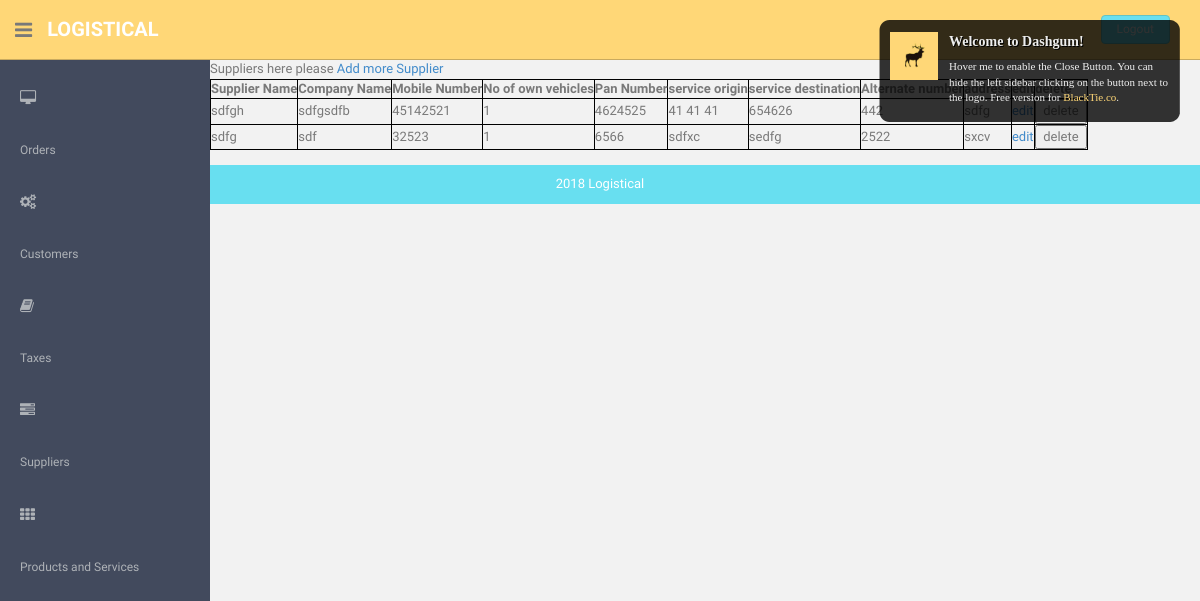
/suppliers/ (signed in), run on an earlier commit of the app's database.
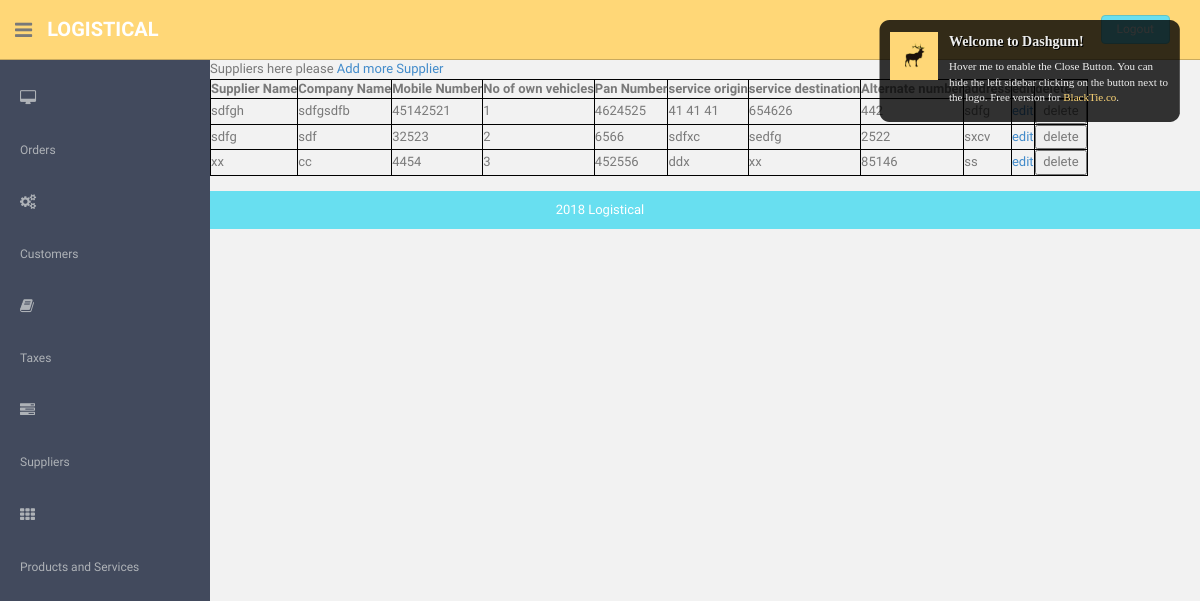
And on a later commit of the database.
### Logistical/models.py (models this page shows)
class Suppliers(models.Model):
    company_name=models.CharField(max_length=256)
    supplier_name=models.CharField(max_length=256)
    pan_number=models.IntegerField()
    mobile_number=models.IntegerField()
    address=models.TextField()
    no_own_vehicles=models.IntegerField(default=1)
    alternate_number=models.IntegerField(default=mobile_number)
    service_origin=models.TextField()
    service_destination=models.TextField()

### Logistical/views.py (the view)
# urls.py: path('suppliers/', views.suppliers,name='suppliers'),
@login_required(login_url='/login')
def suppliers(request):
    supplier=Suppliers.objects.all()
    return (render(request,"suppliers.html",{'supplier':supplier}))

### Logistical/templates/suppliers.html (shortened to what this page needs)
{% extends 'base.html' %}
{% block content %}
Suppliers here please
<a href="suppliers_form/">Add more Supplier</a>
<table style="width: auto">
        <tr>
			<th>Supplier Name</th>
            <th>Company Name</th>
            <th>Mobile Number</th>
            <th>No of own vehicles</th>
			<th>Pan Number</th>
            <th>service origin</th>
            <th>service destination</th>
            <th>Alternate number</th>
            <th>address</th>
            <th>edit</th>
            <th>delete</th>
</tr>
{% for s in supplier %}
                <tr>
				<td>{{ s.supplier_name }}</td>
				<td>{{ s.company_name }}</td>
				<td>{{ s.mobile_number }}</td>
				<td>{{ s.no_own_vehicles }}
				<td>{{ s.pan_number }}</td>
                <td>{{ s.service_origin }}</td>
                <td>{{ s.service_destination }}</td>
                <td>{{ s.alternate_number }}</td>
                <td>{{ s.address }}</td>
                <td><a href="suppliers_form/edit/{{ s.id }}/" >edit</a></td>
                <td><form action="{% url 'customers_delete' %}" method="post">{% csrf_token %}
                 <input type="submit" value="delete">
                      </form>
</td>
</tr>
{% endfor %}
</table>
{% endblock %}

What changed in the data, as far as the page shows it:
changed Suppliers "sdfg": no_own_vehicles "1" → "2"
added Suppliers: supplier_name "xx", company_name "cc", mobile_number "4454", no_own_vehicles "3", pan_number "452556", service_origin "ddx", service_destination "xx", alternate_number "85146", address "ss"
